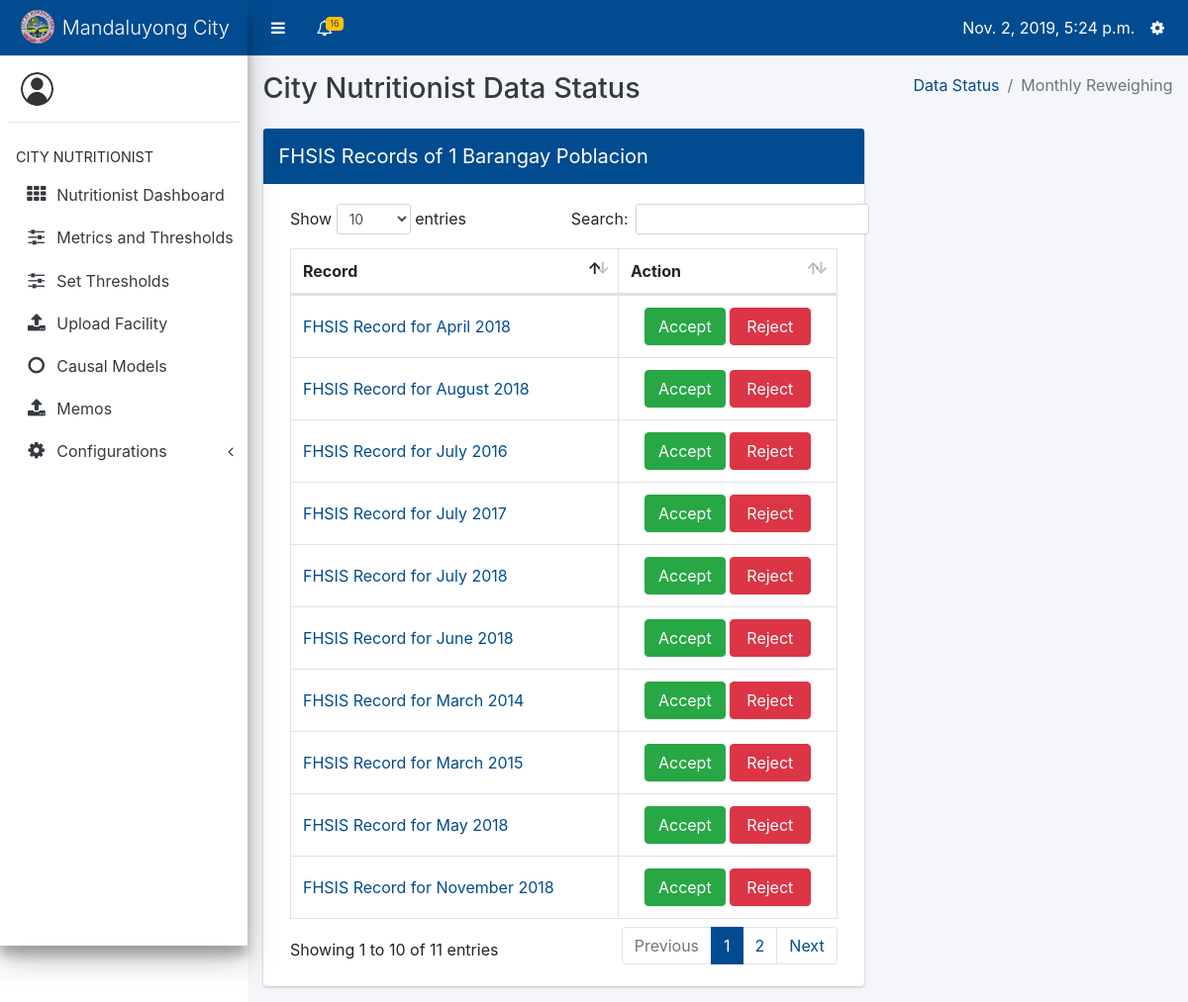
The page /data-input/nutritionist/data_status/1/fhsis (signed in) on the database its author committed.
### datainput/models.py (models this page shows, shortened)
class Barangay(models.Model):
    name = models.CharField(max_length=100)
    def __str__(self):
        return str(self.id) + " " + self.name

class FHSIS(models.Model):
    date = models.DateTimeField(default=datetime.now)
    uploaded_by = models.ForeignKey('core.Profile', on_delete=models.DO_NOTHING)
    barangay = models.ForeignKey(Barangay, on_delete=models.CASCADE)

### datainput/views.py (the view, shortened to what this page needs)
# urls.py: path('nutritionist/data_status/<int:id>/fhsis', views.show_fhsis, name='show_fhsis'),
@login_required
def show_fhsis(request, id):
    barangay = Barangay.objects.get(id=id)
    fhsis = FHSIS.objects.filter(barangay=barangay)
    profile = Profile.objects.get(user=request.user)
    form = RejectForm(request.POST or None)
    user_from = Profile.objects.get(user=request.user)
    user_to = fhsis[0].uploaded_by
    context = {
        'profile': profile,
        'active': 'ds',
        'fhsis': fhsis,
        'barangay': barangay,
        'form': form
    }
    return render(request, 'datainput/show_fhsis.html', context)

### core/forms.py
class RejectForm(ModelForm):
    class Meta:
        model = Notification
        fields = ['message']

### core/context_processors.py (called while the page is built)
def get_user_type(request):
    if request.user.is_anonymous:
        return {
            'user_type': None
        }
    return {
        'user_type': Profile.objects.get(user=request.user).user_type
    }

def get_notifications(request):
    if not request.user.is_anonymous:
        notifications = Notification.objects.filter(profile_to=Profile.objects.get(user=request.user)).order_by('-date')
        return {
            'notifications': notifications
        }
    return {
        'notifications': None
    }

def get_unread_notifications(request):
    if not request.user.is_anonymous:
        unread_count = Notification.objects.filter(profile_to=Profile.objects.get(user=request.user), is_read=False)
        return {
            'unread_count': unread_count.count()
        }
    return {
        'unread_count': None
    }

def today(request):
    return {
        'today': datetime.now()
    }

def year_now(request):
    return {
        'year_present': datetime.now().year
    }

def profile(request):
    if request.user.is_anonymous:
        return {
            'profile': None
        }
    return {
        'profile': Profile.objects.get(user=request.user)
    }

### core/templatetags/tags.py (called while the page is built)
@register.filter(name='addcssclass')
def addcssclass(field):
   return field.as_widget(attrs={"class":"form-control", "placeholder":field.label})

@register.filter(name='field_type')
def field_type(field):
    return field.field.widget.__class__.__name__

@register.filter
def month_name(month_number):
    return calendar.month_name[month_number]

### datainput/templates/datainput/show_fhsis.html (shortened to what this page needs)
 {% extends 'core/nutritionist-layout.html' %}
{% block content %}
<div class="content-wrapper" style="min-height: 620px; height: auto; margin-top: 57px;">
    <div class="content-header">
        <div class="container-fluid">
            <div class="row mb-2">
                <div class="col-sm-6">
                    <h1 class="m-0 text-dark">City Nutritionist Data Status</h1>
                </div>
                <div class="col-sm-6">
                    <ol class="breadcrumb float-sm-right">
                        <li class="breadcrumb-item"><a href="{% url 'datainput:data_status_index' %}">Data Status</a></li>
                        <li class="breadcrumb-item active">Monthly Reweighing</li>
                    </ol>
                </div>
            </div>
        </div>
    </div>
    <section class="content">
        <div class="container-fluid">
            <div class="row">
                <div class="col-8">
                    <div class="card card-primary">
                        <div class="card-header d-flex p-0" style="cursor: move;">
                        <h3 class="card-title p-3" id="headH3" data-barangay="{{ barangay.id }}">FHSIS Records of {{ barangay }}</h3>
                        </div>
                        <div class="card-body">
                            <table id="fhsis_overview" class="table table-bordered table-hover dataTables">
                                <thead>
                                    <tr>
                                        <th style="width: 60%;">Record</th>
                                        <th style="width: 40%;">Action</th>
                                    </tr>
                                </thead>
                                <tbody>
                                    {% load tags %}
                                    {% for record in fhsis %}
                                        <tr data-id="{{ record.id }}">
                                            <td style="vertical-align: middle;"><a href="{% url 'datainput:view_fhsis_file' record.id %}">FHSIS Record for {{ record.date.month|month_name }} {{ record.date.year }}</a></td>
                                            {% if record.status == 'Approved' %}
                                            <td style="font-weight: bold; color:#00a65a;"><i class="fa fa-check-circle"></i> Approved</td>
                                            {% else %}
                                            <td style="text-align: center;">
                                                <a class="btn btn-success col-5" href="{% url 'datainput:accept_fhsis' barangay.id record.id %}">Accept</a>
                                                <a class="btn btn-danger col-5" href="{% url 'datainput:reject_fhsis' barangay.id record.id %}">Reject</a>
                                            </td>
                                            {% endif %}
                                        </tr>
                                    {% endfor %}
                                </tbody>
                            </table>
                        </div>
                    </div>
                </div>
            </div>
        </div>
    </section>
</div>
{% endblock %}

### rows shown on the page
Barangay: id+name "1 Barangay Poblacion"
FHSIS: date.month|month_name "May", date.year "2018"
FHSIS: date.month|month_name "April", date.year "2018"
FHSIS: date.month|month_name "June", date.year "2018"
FHSIS: date.month|month_name "July", date.year "2016"
FHSIS: date.month|month_name "July", date.year "2017"
FHSIS: date.month|month_name "March", date.year "2015"
FHSIS: date.month|month_name "July", date.year "2018"
FHSIS: date.month|month_name "August", date.year "2018"
FHSIS: date.month|month_name "March", date.year "2014"
FHSIS: date.month|month_name "November", date.year "2018"

### other values the page prints
{{ unread_count }} "16"
